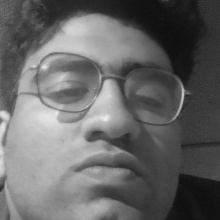
#> input picture face_data/123.jpg, 220 x 220 px
$ python -i app.py   (imports and definitions only)
#> lines starting #> are read from the running program, lines starting #| are printed output that depends on the picture
import re
import csv
import io
from pathlib import Path

import numpy as np
import cv2
import streamlit as st

# set_page_config should be the first Streamlit command
# [6 lines not run here, left out]

# --------------------------------------------------
# Authentication & Session Management
# --------------------------------------------------
# [4 lines that did not run here, left out]

# [54 lines left out: function show_login, not called in this run]

# Show login page if not authenticated
# [11 lines not run here, left out]

# --------------------------------------------------
# PAGE NAVIGATION (unchanged below)
# --------------------------------------------------

from database import (
    initialize_database,
    add_rider,
    get_riders,
    get_verification_logs,
    get_security_alerts,
    add_verification_log,
    add_security_alert,
    resolve_security_alert,
)

from risk_engine import calculate_risk, compute_score
from face_verification import validate_rider_id

# =========================================================
# INITIALIZATION
# =========================================================

# [1 line not run here, left out]

FACE_DIR = Path(__file__).parent / "face_data"
# [1 line not run here, left out]

# LBPH distance threshold: lower distance = closer match.
# Set this to the same value your old face_verification.py used.
VERIFY_THRESHOLD = 80.0

FACE_SIZE = (200, 200)

PAGES = [
    "Home",
    "Rider Registration",
    "Verification",
    "Risk Assessment",
    "Admin Dashboard",
]

# Restrict admin dashboard view to admin users
# [2 lines that did not run here, left out]

# [2 lines that did not run here, left out]

# [2 lines that did not run here, left out]

target = st.session_state["navigation_target"]

if target in PAGES:
    st.session_state["current_page"] = target

# [1 line that did not run here, left out]


# =========================================================
# STYLING
# =========================================================

# [215 lines not run here, left out]


# =========================================================
# HELPER FUNCTIONS
# =========================================================

# [78 lines left out: functions page_heading, section_heading, show_metrics, get_rider_id, get_rider_name, get_rider_email and 3 more, not called in this run]


_CASCADE_CACHE = []
_CASCADE_DEBUG = []


def _cascade_search_dirs():
    dirs = []
    try:
        dirs.append(Path(cv2.data.haarcascades))
    except AttributeError:
        pass
    cv2_dir = Path(cv2.__file__).parent
    dirs.append(cv2_dir / "data")
    dirs.append(cv2_dir.parent / "cv2" / "data")
    dirs.append(Path(__file__).parent / "models")
    return [d for d in dirs if d.is_dir()]


def _load_cascades():
    """Load Haar face models. Retries via a safe ASCII path if needed."""
    if _CASCADE_CACHE:
        return _CASCADE_CACHE

    safe_dirs = [
        Path(__file__).parent / "models_cache",
        Path.home() / ".trust_juggler_models",
        Path("C:/tj_models") if Path("C:/").exists() else Path("/tmp/tj_models"),
    ]

    for name in (
        "haarcascade_frontalface_default.xml",
        "haarcascade_frontalface_alt2.xml",
        "haarcascade_frontalface_alt.xml",
    ):
        source = None
        for directory in _cascade_search_dirs():
            if (directory / name).is_file():
                source = directory / name
                break
        if source is None:
            continue

        cascade = cv2.CascadeClassifier(str(source))

        # OpenCV often cannot open files under non-ASCII paths
        # (e.g. a Windows username with special characters).
        if cascade.empty():
            for safe in safe_dirs:
                try:
                    safe.mkdir(parents=True, exist_ok=True)
                    target = safe / name
                    target.write_bytes(source.read_bytes())
                    cascade = cv2.CascadeClassifier(str(target))
                    if not cascade.empty():
                        break
                except Exception:
                    continue

        if not cascade.empty():
            _CASCADE_CACHE.append(cascade)

    # Last resort: download the model file from the OpenCV repository.
    if not _CASCADE_CACHE:
        import socket
        import urllib.request

        socket.setdefaulttimeout(5)

        name = "haarcascade_frontalface_default.xml"
        url = (
            "https://raw.githubusercontent.com/opencv/opencv/4.x/"
            "data/haarcascades/" + name
        )
        targets = [Path(__file__).parent / "models"] + safe_dirs
        for directory in targets:
            try:
                directory.mkdir(parents=True, exist_ok=True)
                target = directory / name
                if not target.is_file() or target.stat().st_size < 1000:
                    urllib.request.urlretrieve(url, str(target))
                cascade = cv2.CascadeClassifier(str(target))
                if not cascade.empty():
                    _CASCADE_CACHE.append(cascade)
                    break
                _CASCADE_DEBUG.append(f"Loaded file but empty: {target}")
            except Exception as error:
                _CASCADE_DEBUG.append(f"{directory}: {error}")

    return _CASCADE_CACHE


# [11 lines left out: function _cascade_debug_text, not called in this run]


def _extract_face(gray):
    """Return a cropped, resized grayscale face, or None if not exactly one."""
    cascades = _load_cascades()
    if not cascades:
        return None

    # Try raw, histogram-equalised and CLAHE versions of the image,
    # since lighting is the most common reason detection fails.
    clahe = cv2.createCLAHE(clipLimit=2.0, tileGridSize=(8, 8))
    variants = [gray, cv2.equalizeHist(gray), clahe.apply(gray)]

    for variant in variants:
        for cascade in cascades:
            for scale, neighbors, min_size in (
                (1.1, 5, (60, 60)),
                (1.05, 4, (50, 50)),
                (1.05, 3, (40, 40)),
            ):
                faces = cascade.detectMultiScale(
                    variant,
                    scaleFactor=scale,
                    minNeighbors=neighbors,
                    minSize=min_size,
                )
                if len(faces) > 0:
                    # Use the largest face if several are detected.
                    x, y, w, h = max(faces, key=lambda f: f[2] * f[3])
                    return cv2.resize(
                        variant[y:y + h, x:x + w], FACE_SIZE
                    )

    return None


# [211 lines left out: functions _face_or_fallback, enroll_face_from_bytes, verify_face_from_bytes, save_risk_assessment, show_risk_result, log_face_verification, not called in this run]


# =========================================================
# SIDEBAR
# =========================================================

# [868 lines not run here, left out]

>>> import cv2
>>> picture = cv2.imread('face_data/123.jpg', cv2.IMREAD_GRAYSCALE)
#> picture is the input picture: shape (220, 220); min 13, max 239, mean 102.5
>>> result = _extract_face(picture)
#> the loop in _extract_face, `for variant in variants:` made 1 pass
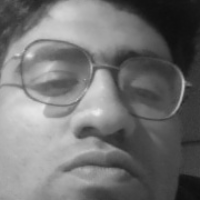
#> result: shape (200, 200); min 14, max 236, mean 114.3
